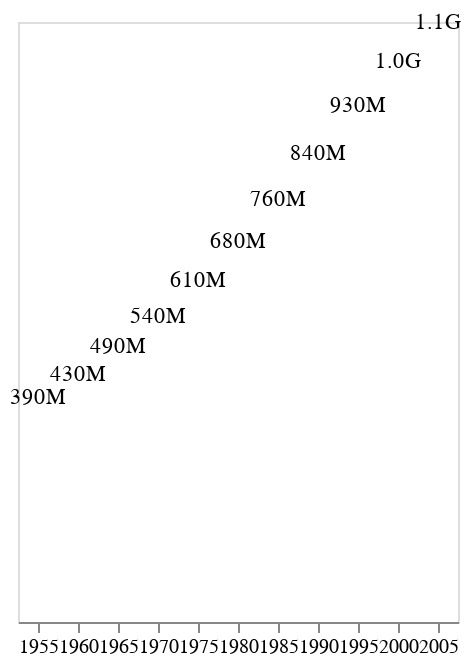

Notebook source saved alongside this figure:
### Code cell
etiquetas_dos

### Figure 1 — Vega-Lite specification as saved in the notebook (floating-point values rounded to 4 significant figures)
{"config": {"view": {"continuousWidth": 400, "continuousHeight": 300}}, "data": {"name": "data-b3b19feb74daff1b6519ffdda6731053"}, "mark": {"type": "text", "dy": -5}, "encoding": {"text": {"field": "pop", "format": ".2s", "type": "quantitative"}, "x": {"axis": {"labelAngle": 0, "labelFontSize": 10}, "field": "year", "title": "", "type": "ordinal"}, "y": {"axis": {"domain": false, "format": ".2s", "grid": false, "labels": false, "ticks": false}, "field": "pop", "title": "", "type": "quantitative"}}, "$schema": "https://vega.github.io/schema/vega-lite/v4.17.0.json", "datasets": {"data-b3b19feb74daff1b6519ffdda6731053": [{"year": 1955, "country": "India", "cluster": 0, "pop": 393000000, "life_expect": 40.25, "fertility": 5.896}, {"year": 1960, "country": "India", "cluster": 0, "pop": 434000000, "life_expect": 43.6, "fertility": 5.822}, {"year": 1965, "country": "India", "cluster": 0, "pop": 485000000, "life_expect": 47.19, "fertility": 5.606}, {"year": 1970, "country": "India", "cluster": 0, "pop": 541000000, "life_expect": 50.65, "fertility": 5.264}, {"year": 1975, "country": "India", "cluster": 0, "pop": 607000000, "life_expect": 54.21, "fertility": 4.889}, {"year": 1980, "country": "India", "cluster": 0, "pop": 679000000, "life_expect": 56.6, "fertility": 4.497}, {"year": 1985, "country": "India", "cluster": 0, "pop": 755000000, "life_expect": 58.55, "fertility": 4.15}, {"year": 1990, "country": "India", "cluster": 0, "pop": 839000000, "life_expect": 60.22, "fertility": 3.865}, {"year": 1995, "country": "India", "cluster": 0, "pop": 927000000, "life_expect": 61.77, "fertility": 3.455}, {"year": 2000, "country": "India", "cluster": 0, "pop": 1007702000, "life_expect": 62.88, "fertility": 3.113}, {"year": 2005, "country": "India", "cluster": 0, "pop": 1080264388, "life_expect": 64.7, "fertility": 2.807}]}}
